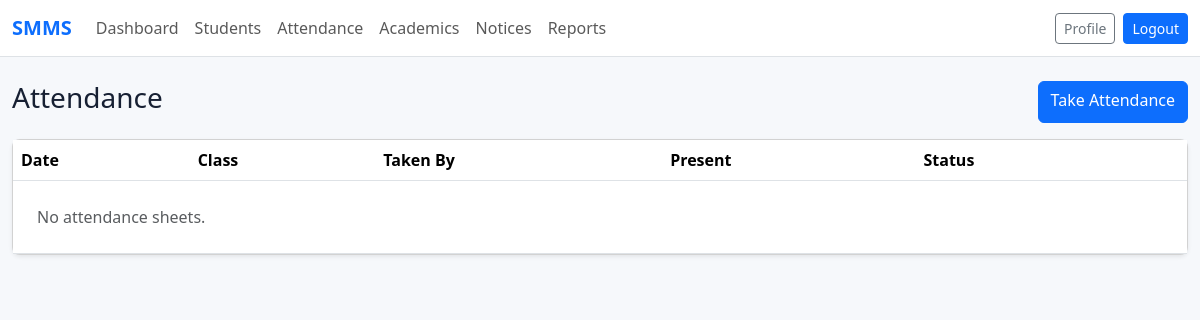
Page /attendance/ (signed in) on the earlier database version.
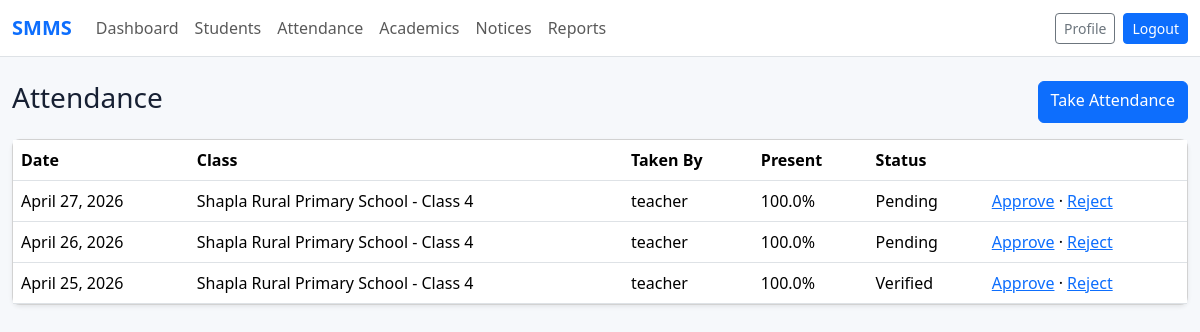
Same page on the later database version.
### attendance/models.py (models this page shows, shortened)
class Attendance(models.Model):
    PENDING = "Pending"
    VERIFIED = "Verified"
    REJECTED = "Rejected"
    STATUS_CHOICES = [(PENDING, "Pending"), (VERIFIED, "Verified"), (REJECTED, "Rejected")]
    classroom = models.ForeignKey("schools.ClassRoom", on_delete=models.CASCADE, related_name="attendance_sheets")
    section = models.ForeignKey("schools.Section", on_delete=models.SET_NULL, null=True, blank=True, related_name="attendance_sheets")
    date = models.DateField()
    taken_by = models.ForeignKey(settings.AUTH_USER_MODEL, on_delete=models.PROTECT, related_name="attendance_taken")
    verification_status = models.CharField(max_length=20, choices=STATUS_CHOICES, default=PENDING)
    verified_by = models.ForeignKey(
        settings.AUTH_USER_MODEL,
        on_delete=models.SET_NULL,
        null=True,
        blank=True,
        related_name="attendance_verified",
    )
    verified_at = models.DateTimeField(null=True, blank=True)
    note = models.TextField(blank=True)
    created_at = models.DateTimeField(auto_now_add=True)
    class Meta:
        ordering = ["-date", "classroom"]
        unique_together = ("classroom", "section", "date")
    @property
    def present_percentage(self):
        total = self.records.count()
        if total == 0:
            return 0
        present = self.records.filter(status__in=[AttendanceRecord.PRESENT, AttendanceRecord.LATE]).count()
        return round((present / total) * 100, 2)
    @property
    def has_low_attendance_alert(self):
        return self.present_percentage < 75

### schools/models.py (models this page shows)
class ClassRoom(models.Model):
    school = models.ForeignKey(School, on_delete=models.CASCADE, related_name="classrooms")
    name = models.CharField(max_length=50)
    numeric_level = models.PositiveSmallIntegerField()
    class_teacher = models.ForeignKey(
        settings.AUTH_USER_MODEL,
        on_delete=models.SET_NULL,
        null=True,
        blank=True,
        related_name="class_teacher_rooms",
    )
    class Meta:
        ordering = ["school__name", "numeric_level", "name"]
        unique_together = ("school", "name")
    def __str__(self):
        return f"{self.school} - {self.name}"

class School(models.Model):
    name = models.CharField(max_length=180)
    code = models.CharField(max_length=40, unique=True)
    upazila = models.CharField(max_length=120)
    district = models.CharField(max_length=120)
    address = models.TextField(blank=True)
    phone = models.CharField(max_length=30, blank=True)
    head_teacher = models.ForeignKey(
        settings.AUTH_USER_MODEL,
        on_delete=models.SET_NULL,
        null=True,
        blank=True,
        related_name="headed_schools",
    )
    ueo = models.ForeignKey(
        settings.AUTH_USER_MODEL,
        on_delete=models.SET_NULL,
        null=True,
        blank=True,
        related_name="monitored_schools",
    )
    is_active = models.BooleanField(default=True)
    class Meta:
        ordering = ["name"]
    def __str__(self):
        return self.name

### attendance/views.py (the view)
# urls.py: path("", views.attendance_list, name="list"),
@role_required("Teacher", "HeadTeacher", "Admin", "UEO")
def attendance_list(request):
    sheets = Attendance.objects.select_related("classroom", "section", "taken_by").prefetch_related("records")
    return render(request, "attendance/list.html", {"sheets": sheets})

### templates/attendance/list.html
{% extends "smms/base.html" %}
{% block content %}
<div class="d-flex justify-content-between mb-3"><h1 class="h3">Attendance</h1><a class="btn btn-primary" href="{% url 'attendance:take' %}">Take Attendance</a></div>
<div class="card shadow-sm"><div class="table-responsive"><table class="table mb-0">
  <thead><tr><th>Date</th><th>Class</th><th>Taken By</th><th>Present</th><th>Status</th><th></th></tr></thead>
  <tbody>{% for sheet in sheets %}<tr><td>{{ sheet.date }}</td><td>{{ sheet.classroom }}</td><td>{{ sheet.taken_by }}</td><td>{% if sheet.has_low_attendance_alert %}<span class="badge text-bg-warning">{{ sheet.present_percentage }}%</span>{% else %}{{ sheet.present_percentage }}%{% endif %}</td><td>{{ sheet.verification_status }}</td><td><a href="{% url 'attendance:verify' sheet.pk 'approve' %}">Approve</a> · <a href="{% url 'attendance:verify' sheet.pk 'reject' %}">Reject</a></td></tr>{% empty %}<tr><td colspan="6" class="p-4 text-muted">No attendance sheets.</td></tr>{% endfor %}</tbody>
</table></div></div>
{% endblock %}

### templates/smms/base.html (shortened to what this page needs)
{% load static %}
<!doctype html>
<html lang="en">
<head>
  <link href="https://cdn.jsdelivr.net/npm/bootstrap@5.3.3/dist/css/bootstrap.min.css" rel="stylesheet">
  <link rel="stylesheet" href="{% static 'smms/css/smms.css' %}">
</head>
<body>
  <nav class="navbar navbar-expand-lg bg-white border-bottom sticky-top">
    <div class="container-fluid">
      <a class="navbar-brand fw-bold text-primary" href="{% url 'dashboards:landing' %}">SMMS</a>
      <div class="collapse navbar-collapse" id="nav">
        <ul class="navbar-nav me-auto">
          {% if user.is_authenticated %}
            <li class="nav-item"><a class="nav-link" href="{% url 'dashboards:home' %}">Dashboard</a></li>
            <li class="nav-item"><a class="nav-link" href="{% url 'students:list' %}">Students</a></li>
            <li class="nav-item"><a class="nav-link" href="{% url 'attendance:list' %}">Attendance</a></li>
            <li class="nav-item"><a class="nav-link" href="{% url 'academics:home' %}">Academics</a></li>
            <li class="nav-item"><a class="nav-link" href="{% url 'communication:notices' %}">Notices</a></li>
            <li class="nav-item"><a class="nav-link" href="{% url 'reports:center' %}">Reports</a></li>
          {% endif %}
        </ul>
        <div class="d-flex gap-2 align-items-center">
          {% if user.is_authenticated %}
            <a class="btn btn-sm btn-outline-secondary" href="{% url 'accounts:profile' %}">Profile</a>
            <form method="post" action="{% url 'accounts:logout' %}">{% csrf_token %}<button class="btn btn-sm btn-primary">Logout</button></form>
          {% else %}
            <a class="btn btn-sm btn-primary" href="{% url 'accounts:login' %}">Login</a>
          {% endif %}
        </div>
      </div>
    </div>
  </nav>
  <main class="container-fluid py-4">
    {% block content %}{% endblock %}
  </main>
</body>
</html>

### static/smms/css/smms.css (style rules this page uses)
body { background: #f6f8fb; color: #172033; }
.card { border-radius: 8px; }

Differences in the rows shown:
added Attendance: date "April 27, 2026", classroom "Shapla Rural Primary School - Class 4", taken_by "teacher", present_percentage "100.0", verification_status "Pending"
added Attendance: date "April 26, 2026", classroom "Shapla Rural Primary School - Class 4", taken_by "teacher", present_percentage "100.0", verification_status "Pending"
added Attendance: date "April 25, 2026", classroom "Shapla Rural Primary School - Class 4", taken_by "teacher", present_percentage "100.0", verification_status "Verified"
Other differences:
text no longer shown: "No attendance sheets."
